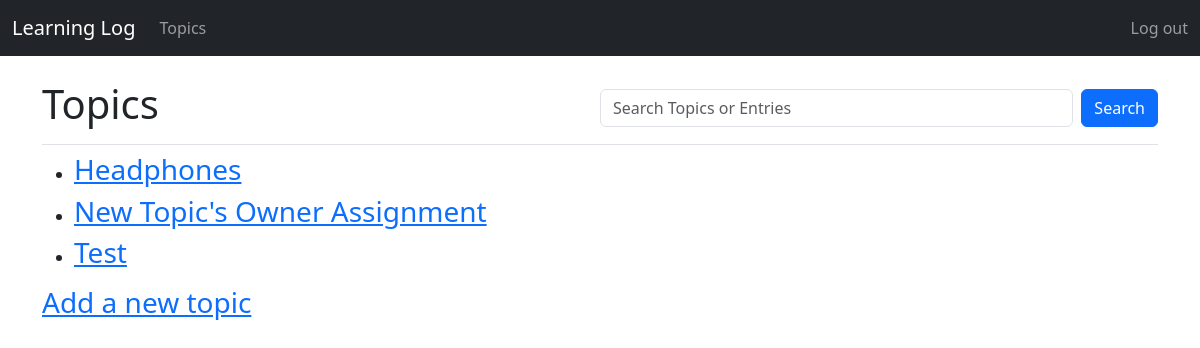
/topics/ (signed in), run on an earlier commit of the app's database.
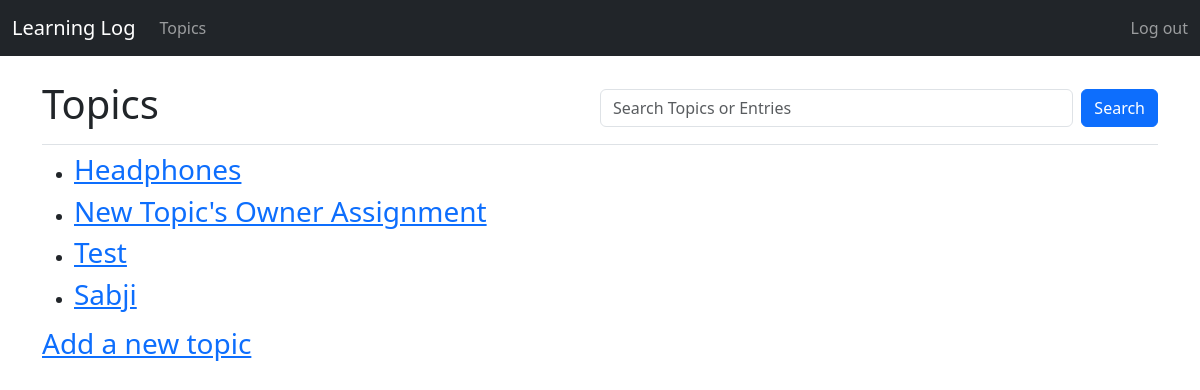
And on a later commit of the database.
### learning_logs/models.py (models this page shows)
class Topic(models.Model):
    text = models.CharField(max_length=200)
    date_added = models.DateTimeField(auto_now_add=True)
    owner = models.ForeignKey(User, on_delete=models.CASCADE) # 2. Add the owner field
    def __str__(self):
        return self.text

### learning_logs/views.py (the view)
# urls.py: path('topics/', views.topics, name='topics'),
@login_required
def topics(request):
    topics = Topic.objects.filter(owner=request.user).order_by('date_added')
    context = {'topics': topics}
    return render(request, 'learning_logs/topics.html', context)

### learning_logs/templates/learning_logs/topics.html
{% extends "learning_logs/base.html" %}
{% block page_header %}
  <div class="d-flex justify-content-between align-items-center">
    <h1>Topics</h1>
    <form class="d-flex w-50" action="{% url 'learning_logs:search_results' %}" method="get">
      <input class="form-control me-2" type="search" name="q" placeholder="Search Topics or Entries" aria-label="Search">
      <button class="btn btn-primary" type="submit">Search</button>
    </form>
  </div>
{% endblock page_header %}
{% block content %}
  <ul>
    {% for topic in topics %}
      <li>
        <h3>
          <a href="{% url 'learning_logs:topic' topic.id %}">{{ topic }}</a>
        </h3>
      </li>
    {% empty %}
      <li><h3>No topics have been added yet.</h3></li>
    {% endfor %}
  </ul>
  <h3>
    <a href="{% url 'learning_logs:new_topic' %}">Add a new topic</a>
  </h3>
{% endblock content %}

What changed in the data, as far as the page shows it:
added Topic: text "Sabji"
